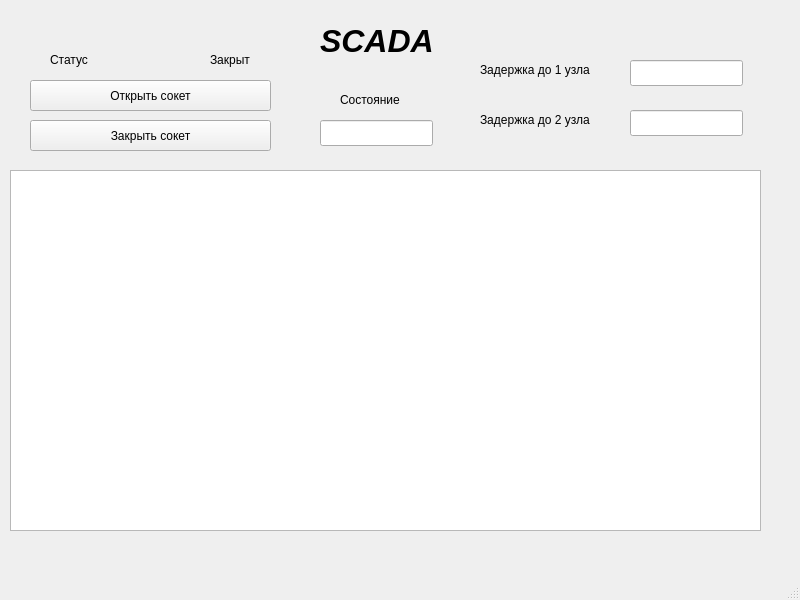
<?xml version="1.0" encoding="UTF-8"?>
<ui version="4.0">
 <class>MainWindow</class>
 <widget class="QMainWindow" name="MainWindow">
  <property name="geometry">
   <rect>
    <x>0</x>
    <y>0</y>
    <width>800</width>
    <height>600</height>
   </rect>
  </property>
  <property name="windowTitle">
   <string>MainWindow</string>
  </property>
  <widget class="QWidget" name="centralwidget">
   <widget class="QLabel" name="lb_port1Status">
    <property name="geometry">
     <rect>
      <x>210</x>
      <y>50</y>
      <width>63</width>
      <height>20</height>
     </rect>
    </property>
    <property name="text">
     <string>Закрыт</string>
    </property>
   </widget>
   <widget class="QLabel" name="label_5">
    <property name="geometry">
     <rect>
      <x>50</x>
      <y>50</y>
      <width>63</width>
      <height>20</height>
     </rect>
    </property>
    <property name="text">
     <string>Статус</string>
    </property>
   </widget>
   <widget class="QLabel" name="label_12">
    <property name="geometry">
     <rect>
      <x>320</x>
      <y>20</y>
      <width>141</width>
      <height>41</height>
     </rect>
    </property>
    <property name="font">
     <font>
      <pointsize>24</pointsize>
      <italic>true</italic>
      <bold>true</bold>
     </font>
    </property>
    <property name="text">
     <string>SCADA</string>
    </property>
   </widget>
   <widget class="QPushButton" name="pB_port1Open">
    <property name="geometry">
     <rect>
      <x>30</x>
      <y>80</y>
      <width>241</width>
      <height>31</height>
     </rect>
    </property>
    <property name="text">
     <string>Открыть сокет</string>
    </property>
   </widget>
   <widget class="QPushButton" name="pB_port1Close">
    <property name="geometry">
     <rect>
      <x>30</x>
      <y>120</y>
      <width>241</width>
      <height>31</height>
     </rect>
    </property>
    <property name="text">
     <string>Закрыть сокет</string>
    </property>
   </widget>
   <widget class="QPlainTextEdit" name="pTE_port1Recieved">
    <property name="geometry">
     <rect>
      <x>10</x>
      <y>170</y>
      <width>751</width>
      <height>361</height>
     </rect>
    </property>
   </widget>
   <widget class="QLineEdit" name="lineEdit">
    <property name="geometry">
     <rect>
      <x>320</x>
      <y>120</y>
      <width>113</width>
      <height>26</height>
     </rect>
    </property>
   </widget>
   <widget class="QLabel" name="label_6">
    <property name="geometry">
     <rect>
      <x>340</x>
      <y>90</y>
      <width>101</width>
      <height>20</height>
     </rect>
    </property>
    <property name="text">
     <string>Cостояние</string>
    </property>
   </widget>
   <widget class="QLineEdit" name="lineEdit_2">
    <property name="geometry">
     <rect>
      <x>630</x>
      <y>60</y>
      <width>113</width>
      <height>26</height>
     </rect>
    </property>
   </widget>
   <widget class="QLineEdit" name="lineEdit_3">
    <property name="geometry">
     <rect>
      <x>630</x>
      <y>110</y>
      <width>113</width>
      <height>26</height>
     </rect>
    </property>
   </widget>
   <widget class="QLabel" name="label_7">
    <property name="geometry">
     <rect>
      <x>480</x>
      <y>60</y>
      <width>141</width>
      <height>20</height>
     </rect>
    </property>
    <property name="text">
     <string>Задержка до 1 узла</string>
    </property>
   </widget>
   <widget class="QLabel" name="label_8">
    <property name="geometry">
     <rect>
      <x>480</x>
      <y>110</y>
      <width>171</width>
      <height>20</height>
     </rect>
    </property>
    <property name="text">
     <string>Задержка до 2 узла</string>
    </property>
   </widget>
  </widget>
  <widget class="QMenuBar" name="menubar">
   <property name="geometry">
    <rect>
     <x>0</x>
     <y>0</y>
     <width>800</width>
     <height>26</height>
    </rect>
   </property>
  </widget>
  <widget class="QStatusBar" name="statusbar"/>
 </widget>
 <resources/>
 <connections/>
</ui>
